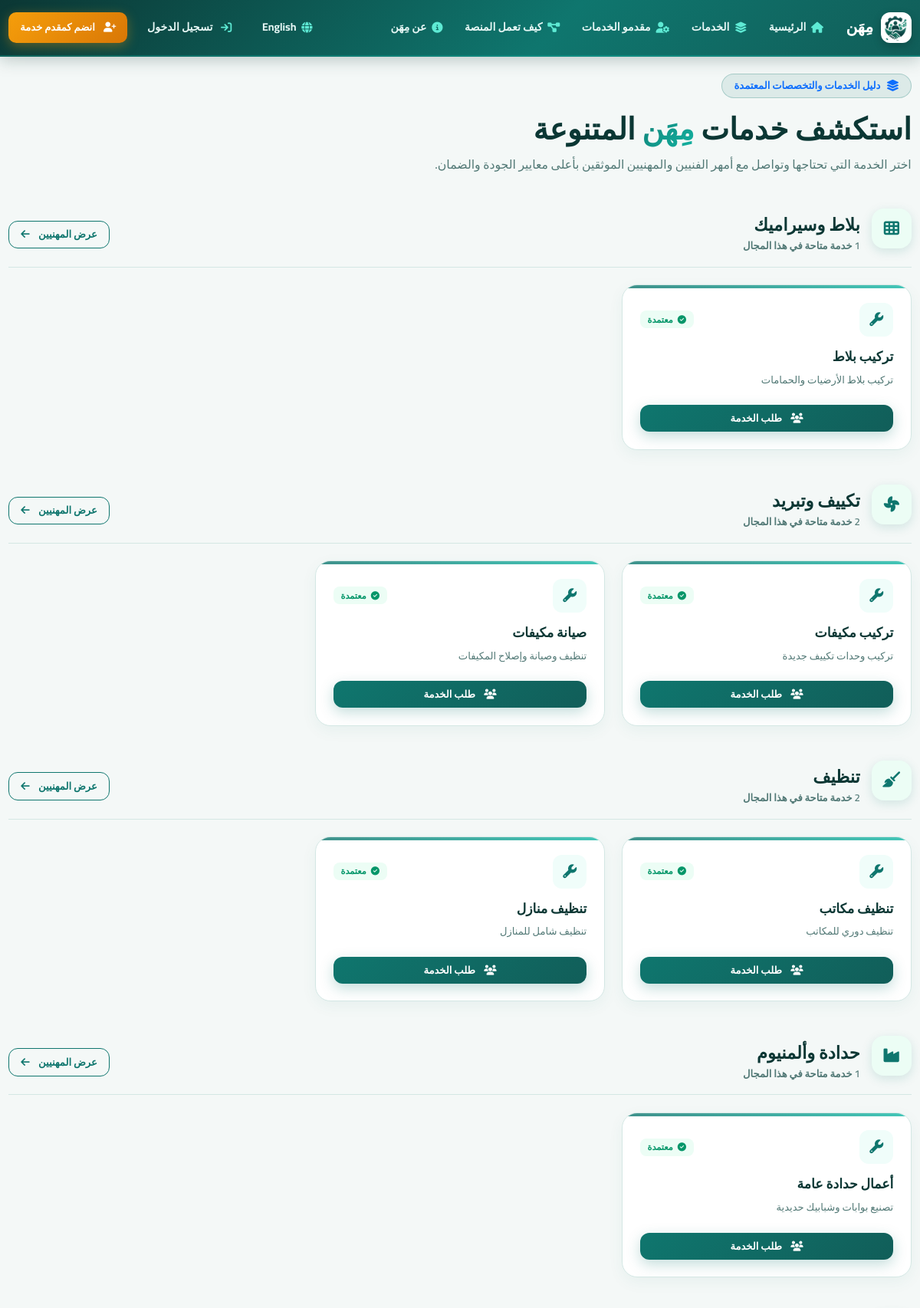
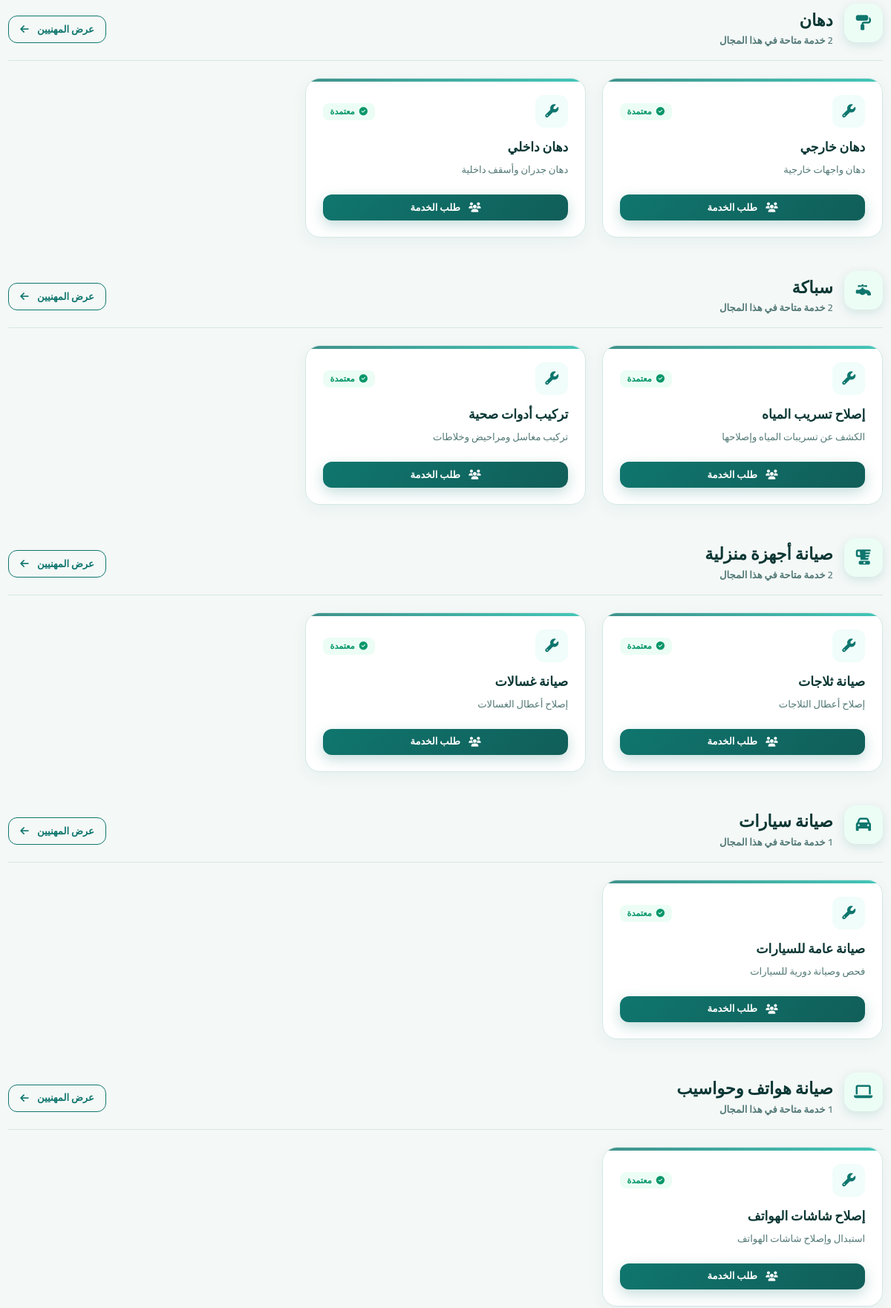
/services (upper part), run on the app's committed database (2 pictures, top to bottom).
### tables this page shows
CREATE TABLE `system_settings` (
  `id` int(11) NOT NULL,
  `key` varchar(100) NOT NULL,
  `value` text DEFAULT NULL,
  `updated_at` datetime DEFAULT current_timestamp() ON UPDATE current_timestamp()
);

CREATE TABLE `services` (
  `id` int(11) NOT NULL,
  `category_id` int(11) NOT NULL,
  `name_ar` varchar(150) NOT NULL,
  `name_en` varchar(150) DEFAULT NULL,
  `description` text DEFAULT NULL,
  `is_active` tinyint(1) NOT NULL DEFAULT 1
);

CREATE TABLE `categories` (
  `id` int(11) NOT NULL,
  `name_ar` varchar(150) NOT NULL,
  `name_en` varchar(150) DEFAULT NULL,
  `icon` varchar(100) DEFAULT 'fa-toolbox',
  `is_active` tinyint(1) NOT NULL DEFAULT 1,
  `created_at` datetime DEFAULT current_timestamp()
);

### app/views/home/services.php (the view, shortened to what the rows shown need)
<div class="mb-5 text-center text-md-start">
  <div class="d-inline-flex align-items-center gap-2 px-3 py-1 rounded-pill mb-3" style="background: rgba(15, 118, 110, 0.1); border: 1px solid rgba(15, 118, 110, 0.25);">
    <i class="fa-solid fa-layer-group text-primary"></i>
    <span class="small fw-bold text-primary">دليل الخدمات والتخصصات المعتمدة</span>
  </div>
  <h2 class="fw-bold mb-2" style="color: #0b3734; font-size: clamp(1.8rem, 4vw, 2.6rem);">
    استكشف خدمات <span style="background: linear-gradient(135deg, #0f766e 0%, #14b8a6 100%); -webkit-background-clip: text; -webkit-text-fill-color: transparent;">مِهَن</span> المتنوعة
  </h2>
  <p class="section-subtitle mb-0" style="color: #527976; font-size: 1.05rem;">
    اختر الخدمة التي تحتاجها وتواصل مع أمهر الفنيين والمهنيين الموثقين بأعلى معايير الجودة والضمان.
  </p>
</div>
<?php if (empty($services)): ?>
  <div class="card p-5 text-center border-0 shadow-sm" style="border-radius: 24px;">
    <div style="width: 80px; height: 80px; border-radius: 24px; background: #f0fdfa; color: #0f766e; display: inline-flex; align-items: center; justify-content: center; font-size: 2.2rem; margin: 0 auto 1.5rem;">
      <i class="fa-solid fa-layer-group"></i>
    </div>
    <h4 class="fw-bold mb-2" style="color: #0b3734;">لا توجد خدمات متاحة حاليًا</h4>
    <p class="text-muted mb-0">يتم تحديث قائمة الخدمات باستمرار، يرجى المحاولة لاحقًا.</p>
  </div>
<?php else: ?>
  <?php
    $grouped = [];
    foreach ($services as $s) {
      $groupKey = currentLang() === 'en' ? ($s['category_name_en'] ?: $s['category_name_ar']) : $s['category_name_ar'];
      $grouped[$groupKey][] = $s;
    }
  ?>
  <?php foreach ($grouped as $catName => $items): ?>
    <div class="category-block mb-5 reveal-on-scroll">
      <div class="d-flex align-items-center justify-content-between mb-4 pb-2 border-bottom" style="border-color: #d4e7e4 !important;">
        <div class="d-flex align-items-center gap-3">
          <div class="category-icon" style="width: 52px; height: 52px; font-size: 1.35rem; border-radius: 16px; background: #ecfdf5; color: #0f766e; box-shadow: 0 4px 14px rgba(15,118,110,0.15);">
            <i class="fa-solid <?= e($items[0]['category_icon'] ?? 'fa-toolbox') ?>"></i>
          </div>
          <div>
            <h4 class="fw-bold mb-0" style="color: #0b3734;"><?= e(localized($catName, $catName)) ?></h4>
            <small style="color: #527976; font-weight: 600;"><?= count($items) ?> خدمة متاحة في هذا المجال</small>
          </div>
        </div>
        <a href="<?= url('/providers?category_id=' . ($items[0]['category_id'] ?? '')) ?>" class="btn btn-outline-primary btn-sm px-3 py-2 fw-bold" style="border-radius: 12px;">
          عرض المهنيين <i class="fa-solid fa-arrow-left ms-1"></i>
        </a>
      </div>
      <div class="row g-4">
        <?php foreach ($items as $s): ?>
          <div class="col-sm-6 col-lg-4">
            <div class="service-interactive-card h-100 d-flex flex-column p-4" style="background: #ffffff; border: 1.5px solid #d4e7e4; border-radius: 20px; box-shadow: 0 6px 20px rgba(15,118,110,0.06); transition: all 0.3s cubic-bezier(0.16, 1, 0.3, 1); position: relative; overflow: hidden;">
              <div style="position: absolute; top: 0; inset-inline: 0; height: 4px; background: linear-gradient(90deg, #0f766e, #14b8a6); opacity: 0.8;"></div>
              <div class="d-flex align-items-center justify-content-between mb-3">
                <div class="service-icon-box" style="width: 44px; height: 44px; border-radius: 12px; background: #f0fdfa; color: #0f766e; display: flex; align-items: center; justify-content: center; font-size: 1.2rem;">
                  <i class="fa-solid fa-wrench"></i>
                </div>
                <span class="badge" style="background: #ecfdf5; color: #059669; font-weight: 700; border-radius: 8px; padding: 0.35rem 0.65rem;">
                  <i class="fa-solid fa-circle-check me-1"></i> معتمدة
                </span>
              </div>
              <h5 class="fw-bold mb-2" style="color: #0b3734; font-size: 1.15rem;">
                <?= currentLang() === 'ar' ? e(localized($s['name_ar'], $s['name_en'] ?? null)) : e($s['name_en'] ?: $s['name_ar']) ?>
              </h5>
              <p class="small mb-4 flex-grow-1" style="color: #527976; line-height: 1.7;">
                <?= e($s['description'] ?? 'خدمة مهنية متخصصة ينفذها فنيون معتمدون ومجهزون بكافة الأدوات.') ?>
              </p>
              <div class="d-flex gap-2 mt-auto">
                <a href="<?= url('/providers?service_id=' . $s['id']) ?>" class="btn btn-primary btn-sm flex-grow-1 py-2 fw-bold" style="border-radius: 12px; background: linear-gradient(135deg, #0f766e 0%, #115e59 100%); border: none;">
                  <i class="fa-solid fa-users me-1"></i> طلب الخدمة
                </a>
              </div>
            </div>
          </div>
        <?php endforeach; ?>
      </div>
    </div>
  <?php endforeach; ?>
<?php endif; ?>

### app/core/Router.php (shortened to what the rows shown need)
<?php
class Router
{
    private array $routes = [];
    private function add(string $method, string $path, string $handler): void
    {
        $this->routes[] = compact('method', 'path', 'handler');
    }
    public function dispatch(string $method, string $uri): void
    {
        $uri = strtok($uri, '?');
        $base = BASE_PATH;
        if ($base !== '' && strpos($uri, $base) === 0) {
            $uri = substr($uri, strlen($base));
        }
        $uri = rtrim($uri, '/');
        foreach ($this->routes as $route) {
            $pattern = preg_replace('#\{[a-zA-Z_]+\}#', '([^/]+)', $route['path']);
            $pattern = '#^' . $pattern . '$#u';
            if (preg_match($pattern, $uri, $matches)) {
                array_shift($matches);
                [$controllerName, $methodName] = explode('@', $route['handler']);
                $controller = new $controllerName();
                call_user_func_array([$controller, $methodName], $matches);
                return;
            }
        }
    }
}

### app/views/partials/navbar.php (shortened to what the rows shown need)
<nav class="navbar navbar-expand-lg navbar-dark brand-nav">
  <div class="container">
    <a class="navbar-brand fw-bold d-flex align-items-center" href="<?= url('/') ?>">
      <img class="brand-logo-mark" src="<?= asset('images/logo-mihan-mark.png') ?>" alt="<?= e(__('app_name')) ?>">
      <span><?= e(setting('site_name', __('app_name'))) ?></span>
    </a>
    <div class="collapse navbar-collapse" id="navMain">
      <ul class="navbar-nav me-auto mb-2 mb-lg-0">
        <li class="nav-item">
          <a class="nav-link" href="<?= url('/') ?>"><i class="fa-solid fa-house"></i> <?= __('home') ?></a>
        </li>
        <li class="nav-item">
          <a class="nav-link" href="<?= url('/services') ?>"><i class="fa-solid fa-layer-group"></i> <?= __('services') ?></a>
        </li>
        <li class="nav-item">
          <a class="nav-link" href="<?= url('/providers') ?>"><i class="fa-solid fa-user-gear"></i> <?= __('providers') ?></a>
        </li>
        <li class="nav-item">
          <a class="nav-link" href="<?= url('/') ?>#how-it-works"><i class="fa-solid fa-diagram-project"></i> كيف تعمل المنصة</a>
        </li>
        <li class="nav-item">
          <a class="nav-link" href="<?= url('/') ?>#about"><i class="fa-solid fa-circle-info"></i> عن مِهَن</a>
        </li>
      </ul>
      <ul class="navbar-nav align-items-lg-center gap-1">
        <li class="nav-item me-lg-2">
          <a class="nav-link lang-switch" href="<?= e(langUrl(currentLang() === 'ar' ? 'en' : 'ar')) ?>">
            <i class="fa-solid fa-globe"></i> <?= currentLang() === 'ar' ? 'English' : 'العربية' ?>
          </a>
        </li>
        <?php if (Auth::check()): ?>
          <li class="nav-item">
            <a class="btn btn-outline-light btn-sm px-3" href="<?= url(Auth::role() . '/dashboard') ?>">
              <i class="fa-solid fa-gauge-high me-1"></i> <?= __('dashboard') ?>
            </a>
          </li>
          <li class="nav-item ms-lg-1">
            <form method="POST" action="<?= url('/logout') ?>" class="d-inline">
              <?= csrf_field() ?>
              <button type="submit" class="btn btn-link nav-link border-0 text-danger" title="<?= e(__('logout')) ?>">
                <i class="fa-solid fa-right-from-bracket"></i>
              </button>
            </form>
          </li>
        <?php else: ?>
          <li class="nav-item">
            <a class="nav-link px-3" href="<?= url('/login') ?>">
              <i class="fa-solid fa-arrow-right-to-bracket me-1"></i> <?= __('login') ?>
            </a>
          </li>
          <li class="nav-item ms-lg-2">
            <a class="btn btn-warning btn-sm px-3 fw-bold" href="<?= url('/register?role=provider') ?>">
              <i class="fa-solid fa-user-plus me-1"></i> انضم كمقدم خدمة
            </a>
          </li>
        <?php endif; ?>
      </ul>
    </div>
  </div>
</nav>

### data on the page
system_settings: value "مِهَن"
services: catName "بلاط وسيراميك", count($items) "1", name_ar "تركيب بلاط", description "تركيب بلاط الأرضيات والحمامات"
services: catName "تكييف وتبريد", count($items) "2", name_ar "تركيب مكيفات", description "تركيب وحدات تكييف جديدة"
services: name_ar "صيانة مكيفات", description "تنظيف وصيانة وإصلاح المكيفات"
services: catName "تنظيف", count($items) "2", name_ar "تنظيف مكاتب", description "تنظيف دوري للمكاتب"
services: name_ar "تنظيف منازل", description "تنظيف شامل للمنازل"
services: catName "حدادة وألمنيوم", count($items) "1", name_ar "أعمال حدادة عامة", description "تصنيع بوابات وشبابيك حديدية"
services: catName "دهان", count($items) "2", name_ar "دهان خارجي", description "دهان واجهات خارجية"
services: name_ar "دهان داخلي", description "دهان جدران وأسقف داخلية"
services: catName "سباكة", count($items) "2", name_ar "إصلاح تسريب المياه", description "الكشف عن تسريبات المياه وإصلاحها"
services: name_ar "تركيب أدوات صحية", description "تركيب مغاسل ومراحيض وخلاطات"
services: catName "صيانة أجهزة منزلية", count($items) "2", name_ar "صيانة ثلاجات", description "إصلاح أعطال الثلاجات"
services: name_ar "صيانة غسالات", description "إصلاح أعطال الغسالات"
services: catName "صيانة سيارات", count($items) "1", name_ar "صيانة عامة للسيارات", description "فحص وصيانة دورية للسيارات"
services: catName "صيانة هواتف وحواسيب", count($items) "1", name_ar "إصلاح شاشات الهواتف", description "استبدال وإصلاح شاشات الهواتف"
